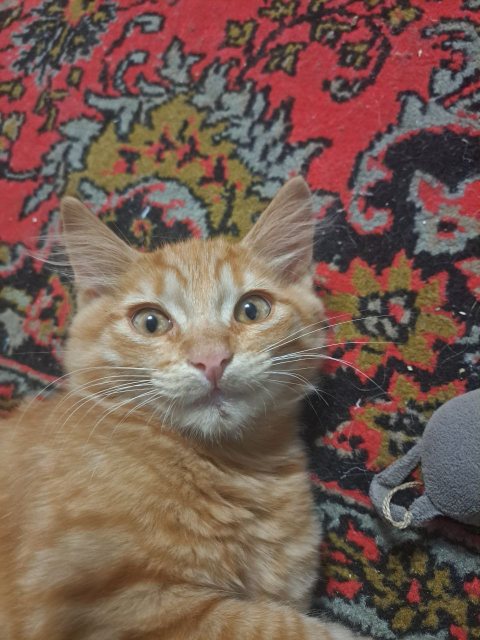
#> input picture Computer-Vision/OpenCV/01-Image-Basics/original.jpg, 960 x 1280 px, given in place of the camera (shown at 1/2 size)
$ python main.py
#> lines starting #> are read from the running program, lines starting #| are printed output that depends on the picture; after the words box and inside, x2 and y2 are one past the last pixel; in counts of white or black regions, pixels touching at a corner belong together
import cv2
import numpy as np


cap = cv2.VideoCapture(0, cv2.CAP_DSHOW)

if not cap.isOpened():
    raise RuntimeError("Не вдалося відкрити камеру")


cap.set(cv2.CAP_PROP_FRAME_WIDTH, 1280)
cap.set(cv2.CAP_PROP_FRAME_HEIGHT, 720)

ret, prev_frame = cap.read()
#> prev_frame is the input picture: shape (1280, 960, 3); mean B, G, R 82.5, 93.1, 118.2
if not ret:
    cap.release()
    raise RuntimeError("Не вдалося зчитати перший кадр")


h, w = prev_frame.shape[:2]
#> h = 1280; w = 960
roi_x, roi_y = int(w * 0.25), int(h * 0.25)
#> roi_x = 240; roi_y = 320
roi_w, roi_h = int(w * 0.5), int(h * 0.5)
#> roi_w = 480; roi_h = 640

prev_gray = cv2.cvtColor(prev_frame, cv2.COLOR_BGR2GRAY)
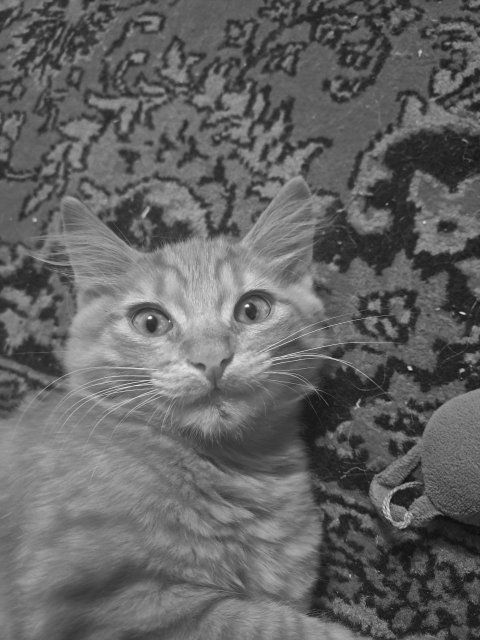
#> prev_gray: shape (1280, 960) (shown at 1/2 size); min 6, max 253, mean 99.4
prev_gray = cv2.GaussianBlur(prev_gray, (5, 5), 0)

fourcc = cv2.VideoWriter_fourcc(*"mp4v")
fps = 30.0
out_size = (prev_frame.shape[1], prev_frame.shape[0])
#> out_size = (960, 1280)
writer = cv2.VideoWriter("output.mp4", fourcc, fps, out_size)

if not writer.isOpened():
    cap.release()
    raise RuntimeError("Не вдалося відкрити VideoWriter для output.mp4")

while True:
    ret, frame = cap.read()
    if not ret:
        break

    gray = cv2.cvtColor(frame, cv2.COLOR_BGR2GRAY)
    gray = cv2.GaussianBlur(gray, (5, 5), 0)


    roi_prev = prev_gray[roi_y:roi_y + roi_h, roi_x:roi_x + roi_w]
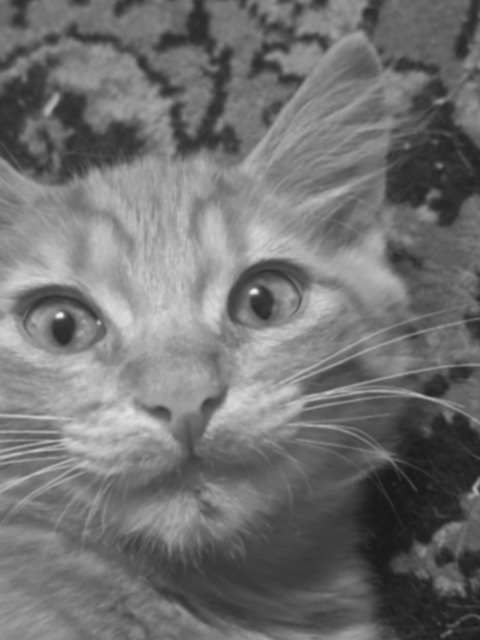
#> roi_prev: shape (640, 480); min 24, max 244, mean 113.1
    roi_curr = gray[roi_y:roi_y + roi_h, roi_x:roi_x + roi_w]

    diff = cv2.absdiff(roi_prev, roi_curr)
#> diff: shape (640, 480); every value is 0

    _, motion_mask = cv2.threshold(diff, 25, 255, cv2.THRESH_BINARY)

    kernel = cv2.getStructuringElement(cv2.MORPH_RECT, (5, 5))
    motion_mask = cv2.morphologyEx(motion_mask, cv2.MORPH_OPEN, kernel, iterations=1)
    motion_mask = cv2.dilate(motion_mask, kernel, iterations=1)

    contours, _ = cv2.findContours(motion_mask, cv2.RETR_EXTERNAL, cv2.CHAIN_APPROX_SIMPLE)
#> contours = []

    vis = frame.copy()


    cv2.rectangle(vis, (roi_x, roi_y), (roi_x + roi_w, roi_y + roi_h), (255, 255, 0), 2)
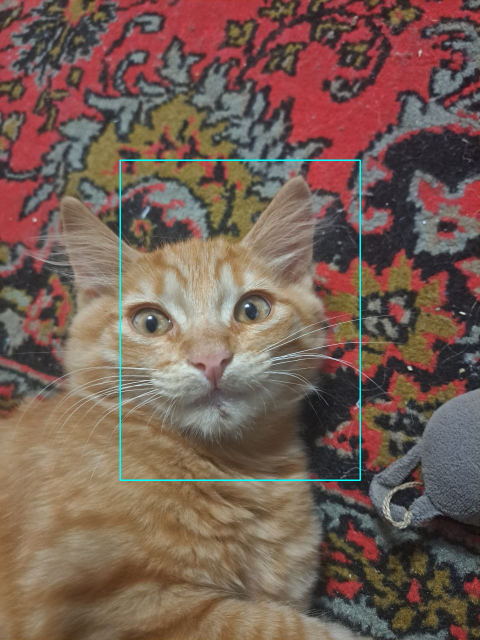
#> vis: shape (1280, 960, 3) (shown at 1/2 size); 0.55% of pixels changed, all inside (x1, y1, x2, y2) = (239, 319, 722, 962)


    for c in contours:
        area = cv2.contourArea(c)
        if area < 500:
            continue
        x, y, cw, ch = cv2.boundingRect(c)

        cv2.rectangle(
            vis,
            (roi_x + x, roi_y + y),
            (roi_x + x + cw, roi_y + y + ch),
            (0, 0, 255),
            2
        )
#> this loop made 0 passes


    motion_vis = cv2.cvtColor(motion_mask, cv2.COLOR_GRAY2BGR)
#> motion_vis: shape (640, 480, 3); every value is 0
    motion_vis_full = vis.copy()
    motion_vis_full[roi_y:roi_y + roi_h, roi_x:roi_x + roi_w] = cv2.addWeighted(
        motion_vis_full[roi_y:roi_y + roi_h, roi_x:roi_x + roi_w],
        0.6,
        motion_vis,
        0.4,
        0
    )
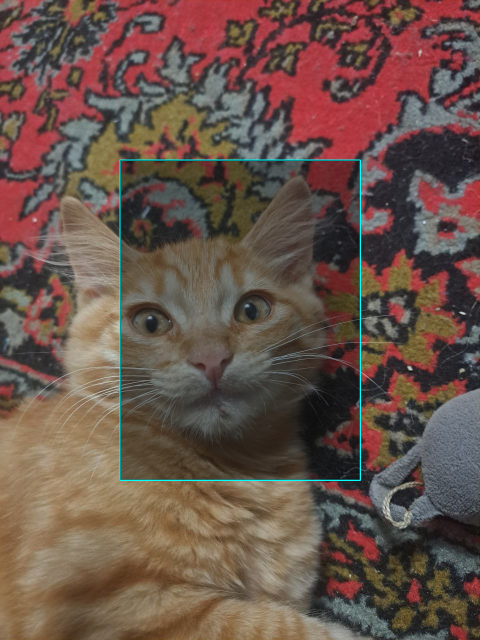
#> motion_vis_full: shape (1280, 960, 3) (shown at 1/2 size); mean B, G, R 73.7, 82.8, 105

    cv2.imshow("Motion detection (ROI overlay)", motion_vis_full)
    writer.write(vis)


    prev_gray = gray

    key = cv2.waitKey(1) & 0xFF
#> (key Esc is pressed here)
    if key == 27:
        break

cap.release()
writer.release()
cv2.destroyAllWindows()
